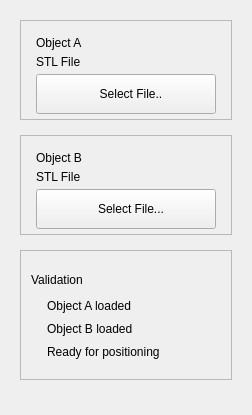
                       <widget class="QWidget" name="scrollAreaWidgetContentsGeometry">
                        <property name="geometry">
                         <rect>
                          <x>0</x>
                          <y>-88</y>
                          <width>252</width>
                          <height>415</height>
                         </rect>
                        </property>
                        <layout class="QVBoxLayout" name="verticalLayout_28">
                         <property name="spacing">
                          <number>15</number>
                         </property>
                         <property name="leftMargin">
                          <number>20</number>
                         </property>
                         <property name="topMargin">
                          <number>20</number>
                         </property>
                         <property name="rightMargin">
                          <number>20</number>
                         </property>
                         <property name="bottomMargin">
                          <number>20</number>
                         </property>
                         <item>
                          <widget class="QFrame" name="frameGeometryA">
                           <property name="minimumSize">
                            <size>
                             <width>0</width>
                             <height>100</height>
                            </size>
                           </property>
                           <property name="maximumSize">
                            <size>
                             <width>16777215</width>
                             <height>130</height>
                            </size>
                           </property>
                           <property name="frameShape">
                            <enum>QFrame::Shape::StyledPanel</enum>
                           </property>
                           <property name="frameShadow">
                            <enum>QFrame::Shadow::Raised</enum>
                           </property>
                           <layout class="QVBoxLayout" name="verticalLayout_25" stretch="0,0,0">
                            <property name="spacing">
                             <number>5</number>
                            </property>
                            <property name="leftMargin">
                             <number>15</number>
                            </property>
                            <property name="topMargin">
                             <number>15</number>
                            </property>
                            <property name="rightMargin">
                             <number>15</number>
                            </property>
                            <property name="bottomMargin">
                             <number>15</number>
                            </property>
                            <item>
                             <widget class="QLabel" name="objectALabel">
                              <property name="text">
                               <string>Object A</string>
                              </property>
                             </widget>
                            </item>
                            <item>
                             <widget class="QLabel" name="stlfileAlabel">
                              <property name="text">
                               <string>STL File</string>
                              </property>
                             </widget>
                            </item>
                            <item>
                             <widget class="QPushButton" name="uploadFileAButton">
                              <property name="minimumSize">
                               <size>
                                <width>0</width>
                                <height>40</height>
                               </size>
                              </property>
                              <property name="text">
                               <string>   Select File..</string>
                              </property>
                              <property name="icon">
                               <iconset resource="resources.qrc">
                                <normaloff>:/icons/icons/upload.svg</normaloff>:/icons/icons/upload.svg</iconset>
                              </property>
                              <property name="iconSize">
                               <size>
                                <width>15</width>
                                <height>12</height>
                               </size>
                              </property>
                             </widget>
                            </item>
                           </layout>
                          </widget>
                         </item>
                         <item>
                          <widget class="QFrame" name="frameGeometryB">
                           <property name="minimumSize">
                            <size>
                             <width>0</width>
                             <height>100</height>
                            </size>
                           </property>
                           <property name="maximumSize">
                            <size>
                             <width>16777215</width>
                             <height>130</height>
                            </size>
                           </property>
                           <property name="frameShape">
                            <enum>QFrame::Shape::StyledPanel</enum>
                           </property>
                           <property name="frameShadow">
                            <enum>QFrame::Shadow::Raised</enum>
                           </property>
                           <layout class="QVBoxLayout" name="verticalLayout_27" stretch="0,0,0">
                            <property name="spacing">
                             <number>5</number>
                            </property>
                            <property name="leftMargin">
                             <number>15</number>
                            </property>
                            <property name="topMargin">
                             <number>15</number>
                            </property>
                            <property name="rightMargin">
                             <number>15</number>
                            </property>
                            <property name="bottomMargin">
                             <number>15</number>
                            </property>
                            <item>
                             <widget class="QLabel" name="objectBLabel">
                              <property name="text">
                               <string>Object B</string>
                              </property>
                             </widget>
                            </item>
                            <item>
                             <widget class="QLabel" name="stlfileBlabel">
                              <property name="text">
                               <string>STL File</string>
                              </property>
                             </widget>
                            </item>
                            <item>
                             <widget class="QPushButton" name="uploadFileBButton">
                              <property name="minimumSize">
                               <size>
                                <width>0</width>
                                <height>40</height>
                               </size>
                              </property>
                              <property name="text">
                               <string>   Select File...</string>
                              </property>
                              <property name="icon">
                               <iconset resource="resources.qrc">
                                <normaloff>:/icons/icons/upload.svg</normaloff>:/icons/icons/upload.svg</iconset>
                              </property>
                              <property name="iconSize">
                               <size>
                                <width>15</width>
                                <height>12</height>
                               </size>
                              </property>
                             </widget>
                            </item>
                           </layout>
                          </widget>
                         </item>
                         <item>
                          <widget class="QFrame" name="frameGeometryValidation">
                           <property name="minimumSize">
                            <size>
                             <width>0</width>
                             <height>130</height>
                            </size>
                           </property>
                           <property name="maximumSize">
                            <size>
                             <width>16777215</width>
                             <height>130</height>
                            </size>
                           </property>
                           <property name="frameShape">
                            <enum>QFrame::Shape::StyledPanel</enum>
                           </property>
                           <property name="frameShadow">
                            <enum>QFrame::Shadow::Raised</enum>
                           </property>
                           <layout class="QGridLayout" name="gridLayout">
                            <property name="leftMargin">
                             <number>10</number>
                            </property>
                            <property name="topMargin">
                             <number>10</number>
                            </property>
                            <property name="rightMargin">
                             <number>10</number>
                            </property>
                            <property name="bottomMargin">
                             <number>10</number>
                            </property>
                            <property name="horizontalSpacing">
                             <number>6</number>
                            </property>
                            <property name="verticalSpacing">
                             <number>0</number>
                            </property>
                            <item row="2" column="1">
                             <widget class="QLabel" name="objectALoadedLabel">
                              <property name="text">
                               <string>Object A loaded</string>
                              </property>
                             </widget>
                            </item>
                            <item row="2" column="0">
                             <widget class="QLabel" name="objectALoadedIcon">
                              <property name="minimumSize">
                               <size>
                                <width>10</width>
                                <height>10</height>
                               </size>
                              </property>
                              <property name="maximumSize">
                               <size>
                                <width>10</width>
                                <height>10</height>
                               </size>
                              </property>
                              <property name="pixmap">
                               <pixmap resource="resources.qrc">:/icons/icons/uncheck_white.svg</pixmap>
                              </property>
                              <property name="scaledContents">
                               <bool>true</bool>
                              </property>
                             </widget>
                            </item>
                            <item row="3" column="0">
                             <widget class="QLabel" name="objectBLoadedIcon">
                              <property name="minimumSize">
                               <size>
                                <width>10</width>
                                <height>10</height>
                               </size>
                              </property>
                              <property name="maximumSize">
                               <size>
                                <width>10</width>
                                <height>10</height>
                               </size>
                              </property>
                              <property name="pixmap">
                               <pixmap resource="resources.qrc">:/icons/icons/uncheck_white.svg</pixmap>
                              </property>
                              <property name="scaledContents">
                               <bool>true</bool>
                              </property>
                             </widget>
                            </item>
                            <item row="3" column="1">
                             <widget class="QLabel" name="objectBLoadedLabel">
                              <property name="text">
                               <string>Object B loaded</string>
                              </property>
                             </widget>
                            </item>
                            <item row="5" column="0">
                             <widget class="QLabel" name="readyPositioningIcon">
                              <property name="minimumSize">
                               <size>
                                <width>10</width>
                                <height>10</height>
                               </size>
                              </property>
                              <property name="maximumSize">
                               <size>
                                <width>10</width>
                                <height>10</height>
                               </size>
                              </property>
                              <property name="pixmap">
                               <pixmap resource="resources.qrc">:/icons/icons/uncheck_white.svg</pixmap>
                              </property>
                              <property name="scaledContents">
                               <bool>true</bool>
                              </property>
                             </widget>
                            </item>
                            <item row="5" column="1">
                             <widget class="QLabel" name="readyPositioningLabel">
                              <property name="text">
                               <string>Ready for positioning</string>
                              </property>
                             </widget>
                            </item>
                            <item row="0" column="0" colspan="3">
                             <widget class="QLabel" name="validationGeometryLabel">
                              <property name="maximumSize">
                               <size>
                                <width>16777215</width>
                                <height>20</height>
                               </size>
                              </property>
                              <property name="text">
                               <string>Validation</string>
                              </property>
                             </widget>
                            </item>
                           </layout>
                          </widget>
                         </item>
                         <item>
                          <spacer name="verticalSpacer_2">
                           <property name="orientation">
                            <enum>Qt::Orientation::Vertical</enum>
                           </property>
                           <property name="sizeHint" stdset="0">
                            <size>
                             <width>20</width>
                             <height>40</height>
                            </size>
                           </property>
                          </spacer>
                         </item>
                        </layout>
                       </widget>
